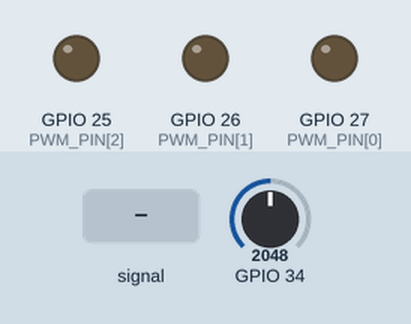
This sketch was run on a simulated ESP32. Parts: output pins drawn as LEDs (lit = HIGH). The test bench sets the inputs (shaded band); at power-on: GPIO 34 = 2048. What the sketch prints to the serial monitor is not drawn.

Above: at 1.5 s.
1.6 s: GPIO 34 fed a 200 Hz sine of ±327 counts around its level
At 1.88 s:
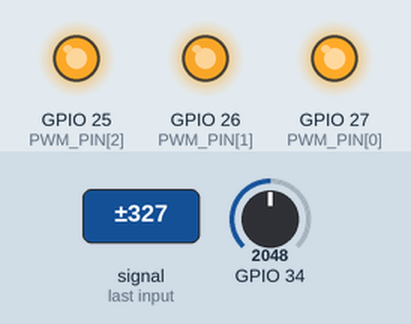
At 2.55 s:
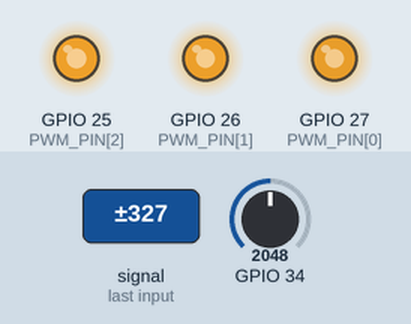
4.6 s: GPIO 34 set to 2866
7.6 s: GPIO 34 fed a 1000 Hz sine of ±1023 counts around its level
At 9.14 s:
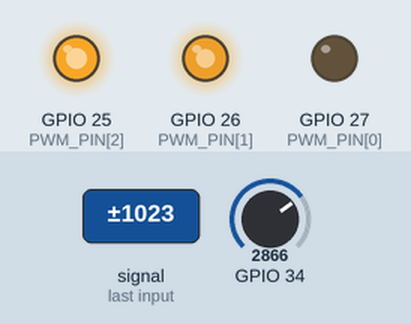
10.6 s: GPIO 34 set to 3603
13.6 s: GPIO 34 fed a 200 Hz sine of ±327 counts around its level
At 14.3 s:
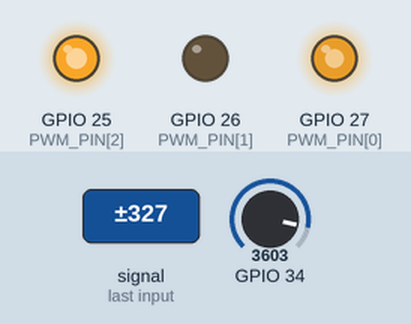
16.6 s: GPIO 34 set to 4095
Timing chart, 0 to 19.6 s (numbered marks = the images above; inputs shaded):
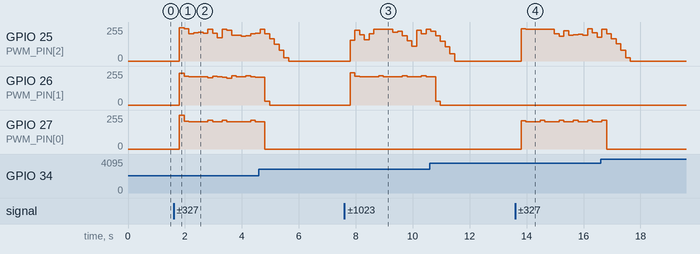

The sketch:

fft_spectrum_visualizer.ino
```cpp
// ============================================================================
//  3-band audio visualizer  -  ESP32 + MAX4466 + 3x LM3914
//  v4 (tuned) - cleaned up.
//
//  mic -> ADC -> FFT -> 3 band levels (dB) -> auto-scaled window -> 3 PWM bars
//
//  All tuning values are dB, dB/s or seconds (ratios), so they don't depend on
//  the gain pot, the room, or how loud the music is.
// ============================================================================

#include <arduinoFFT.h>
#include "driver/adc.h"

// ---------------------------------------------------------------- hardware
#define N 1024                               // FFT length
const int PWM_PIN[3] = { 27, 26, 25 };       // bass, mid, treble
const int PWM_FREQ = 10000, PWM_RES = 10;    // duty 0..1023

// The loop asks for 32 kHz, but adc1_get_raw() takes ~43 us, so it really runs
// at ~23.1 kHz (measured below). Don't touch the capture loop: its timing sets
// the sample rate, and the sample rate sets which treble folds into the band.
const float TARGET_FS = 32000.0f;

// ---------------------------------------------------------------- bands (Hz)
const float BAND_LO[3] = {  80.0f,  300.0f,  4000.0f };
const float BAND_HI[3] = { 300.0f, 4000.0f, 10000.0f };

// ---------------------------------------------------------------- tuning
//                              bass   mid   treble
const float GATE_DB[3]   = {   6.0f, 4.0f,  2.0f };  // dB over noise floor before a bar lights
const float SPAN_MIN[3]  = {   6.0f, 5.0f,  3.5f };  // narrowest window (dB)
const float SPAN_MAX[3]  = {  10.0f, 12.0f, 26.0f }; // widest window, down from the peak (dB)
const float FALL_DB_S[3] = {  55.0f, 55.0f, 30.0f }; // how fast a bar falls (dB/s)
const float GAMMA[3]     = {   1.0f, 1.0f,  0.75f }; // <1 lifts the middle of the bar

const float HEADROOM_DB = 2.0f;    // window top sits this far above the peak
const float SMOOTH_TAU  = 0.060f;  // s, level smoothing
const float PEAK_TAU    = 0.040f;  // s, how fast the window top chases a peak
const float PEAK_DOWN   = 2.5f;    // dB/s the window top relaxes
const float FLOOR_DOWN  = 3.0f;    // dB/s the noise floor may fall
const float FLOOR_UP_R  = 0.06f;   // floor rise rate, as a fraction of FLOOR_DOWN
const float STUCK_S = 12.0f, HOT_LO = 0.80f, HOT_LEAK = 4.0f;  // stale-floor escape

// ---------------------------------------------------------------- state
float vReal[N], vImag[N];
ArduinoFFT<float> FFT(vReal, vImag, N, TARGET_FS);
float gFs = TARGET_FS, gDt = 0.04f;
float sm[3], flr[3], pk[3], lvl[3], hot[3], bot[3], top[3];
bool  seeded = false;
uint32_t tPrev = 0, tPrint = 0;

// ---------------------------------------------------------------- capture
void captureSpectrum() {
  const float usPerSample = 1e6f / TARGET_FS;
  uint32_t t0 = micros();
  for (int i = 0; i < N; i++) {
    uint32_t tNext = t0 + (uint32_t)(i * usPerSample);
    while ((int32_t)(micros() - tNext) < 0) { }
    vReal[i] = (float)adc1_get_raw(ADC1_CHANNEL_6);   // GPIO34
    vImag[i] = 0.0f;
  }
  gFs = (float)(N - 1) * 1e6f / (float)(micros() - t0);   // the real rate

  float mean = 0;                                         // remove DC
  for (int i = 0; i < N; i++) mean += vReal[i];
  mean /= N;
  for (int i = 0; i < N; i++) vReal[i] -= mean;

  FFT.windowing(FFTWindow::Hann, FFTDirection::Forward);
  FFT.compute(FFTDirection::Forward);
  for (int k = 1; k < N / 2; k++)                         // power per bin
    vReal[k] = vReal[k] * vReal[k] + vImag[k] * vImag[k];
}

void setup() {
  Serial.begin(115200);
  adc1_config_width(ADC_WIDTH_BIT_12);
  adc1_config_channel_atten(ADC1_CHANNEL_6, ADC_ATTEN_DB_11);
  for (int b = 0; b < 3; b++) ledcAttach(PWM_PIN[b], PWM_FREQ, PWM_RES);
  delay(300);
  tPrev = micros();
}

void loop() {
  captureSpectrum();
  uint32_t now = micros();
  gDt = (now - tPrev) * 1e-6f;
  tPrev = now;
  if (gDt < 0.005f || gDt > 0.5f) gDt = 0.04f;

  // ---- band level (dB): the mean of the bins above the band's own mean,
  // so a narrow sound isn't diluted across a wide band
  float db[3];
  for (int b = 0; b < 3; b++) {
    int k0 = (int)(BAND_LO[b] * N / gFs) + 1;
    int k1 = (int)(BAND_HI[b] * N / gFs);
    if (k1 > N / 2 - 1) k1 = N / 2 - 1;
    float sum = 0;
    for (int k = k0; k <= k1; k++) sum += vReal[k];
    float mu = sum / (float)(k1 - k0 + 1);
    float s2 = 0; int c2 = 0;
    for (int k = k0; k <= k1; k++) if (vReal[k] > mu) { s2 += vReal[k]; c2++; }
    float p = c2 ? s2 / (float)c2 : mu;
    db[b] = 10.0f * log10f(p > 1e-6f ? p : 1e-6f);
  }

  if (!seeded) {
    for (int b = 0; b < 3; b++) { sm[b] = flr[b] = pk[b] = lvl[b] = db[b]; hot[b] = 0; }
    seeded = true;
  }

  const float aSm = 1.0f - expf(-gDt / SMOOTH_TAU);
  const float aPk = 1.0f - expf(-gDt / PEAK_TAU);
  const float down = FLOOR_DOWN * gDt;
  int duty[3];

  for (int b = 0; b < 3; b++) {
    sm[b] += (db[b] - sm[b]) * aSm;

    // noise floor: steps down when below it, creeps up only on silent frames
    if (sm[b] < flr[b])                   flr[b] -= down;
    else if (sm[b] < flr[b] + GATE_DB[b]) flr[b] += down * FLOOR_UP_R;
    else if (hot[b] > STUCK_S / gDt)      flr[b] += down;

    // window: bottom = floor + gate, top = peak + headroom, width clamped
    if (sm[b] > pk[b]) pk[b] += (sm[b] - pk[b]) * aPk;
    else               pk[b] -= PEAK_DOWN * gDt;
    bot[b] = flr[b] + GATE_DB[b];
    top[b] = pk[b] + HEADROOM_DB;
    if (top[b] - bot[b] > SPAN_MAX[b]) bot[b] = top[b] - SPAN_MAX[b];
    if (top[b] - bot[b] < SPAN_MIN[b]) top[b] = bot[b] + SPAN_MIN[b];

    // bar: jumps up instantly, glides down
    if (sm[b] > lvl[b]) lvl[b] = sm[b];
    else { lvl[b] -= FALL_DB_S[b] * gDt; if (lvl[b] < sm[b]) lvl[b] = sm[b]; }

    float pos = (lvl[b] - bot[b]) / (top[b] - bot[b]);
    if (pos > 0.0f && pos < 1.0f) pos = powf(pos, GAMMA[b]);
    duty[b] = (int)(pos <= 0 ? 0 : (pos >= 1 ? 1023 : pos * 1023.0f));
    ledcWrite(PWM_PIN[b], duty[b]);

    if (pos >= 1.0f)         hot[b] += 1.0f;
    else if (pos < HOT_LO) { hot[b] -= HOT_LEAK; if (hot[b] < 0) hot[b] = 0; }
  }

  // bar is dark when lvl < bot, full when lvl > top
  if (millis() - tPrint >= 200) {
    tPrint = millis();
    Serial.printf("fs%5.0f %4.1ffps |", gFs, 1.0f / gDt);
    for (int b = 0; b < 3; b++)
      Serial.printf(" %c lvl%5.1f bot%5.1f top%5.1f d%4d |",
                    "BMT"[b], lvl[b], bot[b], top[b], duty[b]);
    Serial.println();
  }
}
```

Measured:
- after the input at 1.6 s, GPIO 25 (PWM_PIN[2]): 0/255 → 249/255 after 0.20 s, → 241/255 0.17 s later, → 206/255 0.16 s later, → 212/255 0.17 s later, … (16 changes in this stretch); GPIO 26 (PWM_PIN[1]): 0/255 → 239/255 after 0.20 s, → 214/255 0.17 s later, → 213/255 0.16 s later, → 212/255 0.17 s later, … (14 changes in this stretch)
- after the input at 7.6 s, GPIO 25 (PWM_PIN[2]): 0/255 → 154/255 after 0.20 s, → 232/255 0.17 s later, → 197/255 0.16 s later, → 158/255 0.17 s later, … (14 changes in this stretch); GPIO 26 (PWM_PIN[1]): 0/255 → 241/255 after 0.20 s, → 216/255 0.17 s later, → 212/255 0.16 s later, → 221/255 0.67 s later, … (9 changes in this stretch)
- after the input at 13.6 s, GPIO 25 (PWM_PIN[2]): 0/255 → 241/255 after 0.21 s, → 240/255 0.17 s later, → 204/255 1.0 s later, → 185/255 0.16 s later, … (12 changes in this stretch); GPIO 27 (PWM_PIN[0]): 0/255 → 211/255 after 0.21 s, → 205/255 0.17 s later, → 204/255 0.16 s later, → 214/255 0.33 s later, … (11 changes in this stretch)
